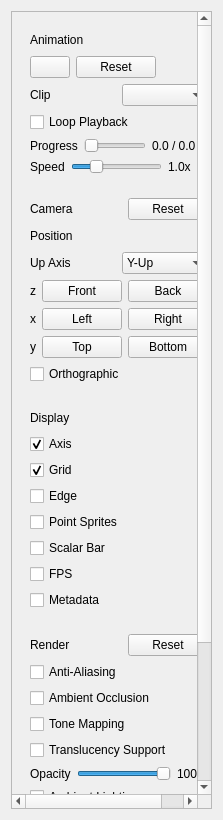
<?xml version="1.0" encoding="UTF-8"?>
<ui version="4.0">
 <class>SidebarWnd</class>
 <widget class="QWidget" name="SidebarWnd">
  <property name="geometry">
   <rect>
    <x>0</x>
    <y>0</y>
    <width>223</width>
    <height>820</height>
   </rect>
  </property>
  <layout class="QGridLayout" name="gridLayout">
   <item row="0" column="0">
    <widget class="QScrollArea" name="scrollArea">
     <property name="widgetResizable">
      <bool>true</bool>
     </property>
     <widget class="QWidget" name="scrollAreaWidgetContents">
      <property name="geometry">
       <rect>
        <x>0</x>
        <y>0</y>
        <width>209</width>
        <height>900</height>
       </rect>
      </property>
      <layout class="QVBoxLayout" name="verticalLayout">
       <item>
        <widget class="QWidget" name="widget_grp_animation" native="true">
         <layout class="QGridLayout" name="gridLayout_2">
          <item row="0" column="0">
           <layout class="QHBoxLayout" name="horizontalLayout">
            <item>
             <widget class="QLabel" name="label_title_ani">
              <property name="text">
               <string>Animation</string>
              </property>
             </widget>
            </item>
            <item>
             <spacer name="horizontalSpacer">
              <property name="orientation">
               <enum>Qt::Orientation::Horizontal</enum>
              </property>
              <property name="sizeHint" stdset="0">
               <size>
                <width>40</width>
                <height>20</height>
               </size>
              </property>
             </spacer>
            </item>
           </layout>
          </item>
          <item row="1" column="0">
           <layout class="QHBoxLayout" name="horizontalLayout_2">
            <item>
             <widget class="QPushButton" name="pushButton_ani_play">
              <property name="text">
               <string/>
              </property>
             </widget>
            </item>
            <item>
             <widget class="QPushButton" name="pushButton_ani_reset">
              <property name="text">
               <string>Reset</string>
              </property>
             </widget>
            </item>
            <item>
             <spacer name="horizontalSpacer_8">
              <property name="orientation">
               <enum>Qt::Orientation::Horizontal</enum>
              </property>
              <property name="sizeHint" stdset="0">
               <size>
                <width>40</width>
                <height>20</height>
               </size>
              </property>
             </spacer>
            </item>
           </layout>
          </item>
          <item row="2" column="0">
           <layout class="QHBoxLayout" name="horizontalLayout_ani_selector">
            <item>
             <widget class="QLabel" name="label_ani_clip">
              <property name="text">
               <string>Clip</string>
              </property>
             </widget>
            </item>
            <item>
             <widget class="QComboBox" name="comboBox_ani_clip"/>
            </item>
           </layout>
          </item>
          <item row="3" column="0">
           <layout class="QHBoxLayout" name="horizontalLayout_ani_loop">
            <item>
             <widget class="QCheckBox" name="checkBox_ani_loop">
              <property name="text">
               <string>Loop Playback</string>
              </property>
             </widget>
            </item>
           </layout>
          </item>
          <item row="4" column="0">
           <layout class="QHBoxLayout" name="horizontalLayout_ani_progress">
            <item>
             <widget class="QLabel" name="label_ani_progress">
              <property name="text">
               <string>Progress</string>
              </property>
             </widget>
            </item>
            <item>
             <widget class="QSlider" name="slider_ani_progress">
              <property name="maximum">
               <number>1000</number>
              </property>
              <property name="value">
               <number>0</number>
              </property>
              <property name="orientation">
               <enum>Qt::Orientation::Horizontal</enum>
              </property>
             </widget>
            </item>
            <item>
             <widget class="QLabel" name="label_ani_progress_val">
              <property name="text">
               <string>0.0 / 0.0</string>
              </property>
              <property name="minimumSize">
               <size>
                <width>56</width>
                <height>0</height>
               </size>
              </property>
             </widget>
            </item>
           </layout>
          </item>
          <item row="5" column="0">
           <layout class="QHBoxLayout" name="horizontalLayout_ani_speed">
            <item>
             <widget class="QLabel" name="label_ani_speed">
              <property name="text">
               <string>Speed</string>
              </property>
             </widget>
            </item>
            <item>
             <widget class="QSlider" name="slider_ani_speed">
              <property name="minimum">
               <number>10</number>
              </property>
              <property name="maximum">
               <number>400</number>
              </property>
              <property name="value">
               <number>100</number>
              </property>
              <property name="orientation">
               <enum>Qt::Orientation::Horizontal</enum>
              </property>
             </widget>
            </item>
            <item>
             <widget class="QLabel" name="label_ani_speed_val">
              <property name="text">
               <string>1.0x</string>
              </property>
              <property name="minimumSize">
               <size>
                <width>40</width>
                <height>0</height>
               </size>
              </property>
             </widget>
            </item>
           </layout>
          </item>
         </layout>
        </widget>
       </item>
       <item>
        <widget class="QWidget" name="widget_grp_camera" native="true">
         <layout class="QGridLayout" name="gridLayout_3">
          <item row="0" column="0">
           <layout class="QHBoxLayout" name="horizontalLayout_3">
            <item>
             <widget class="QLabel" name="label_title_camera">
              <property name="text">
               <string>Camera</string>
              </property>
             </widget>
            </item>
            <item>
             <spacer name="horizontalSpacer_2">
              <property name="orientation">
               <enum>Qt::Orientation::Horizontal</enum>
              </property>
              <property name="sizeHint" stdset="0">
               <size>
                <width>40</width>
                <height>20</height>
               </size>
             </property>
             </spacer>
            </item>
            <item>
             <widget class="QPushButton" name="pushButton_camera_reset">
              <property name="text">
               <string>Reset</string>
              </property>
             </widget>
            </item>
           </layout>
          </item>
          <item row="1" column="0">
           <layout class="QHBoxLayout" name="horizontalLayout_13">
            <item>
             <widget class="QLabel" name="label_camera_reset">
              <property name="text">
               <string>Position</string>
              </property>
             </widget>
            </item>
            <item>
             <spacer name="horizontalSpacer_5">
              <property name="orientation">
               <enum>Qt::Orientation::Horizontal</enum>
              </property>
              <property name="sizeHint" stdset="0">
               <size>
                <width>40</width>
                <height>20</height>
               </size>
              </property>
             </spacer>
            </item>
           </layout>
          </item>
          <item row="2" column="0">
           <layout class="QHBoxLayout" name="horizontalLayout_camera_up">
            <item>
             <widget class="QLabel" name="label_camera_up">
              <property name="text">
               <string>Up Axis</string>
              </property>
             </widget>
            </item>
            <item>
             <widget class="QComboBox" name="comboBox_camera_up">
              <item>
               <property name="text">
                <string>Y-Up</string>
               </property>
              </item>
              <item>
               <property name="text">
                <string>Z-Up</string>
               </property>
              </item>
             </widget>
            </item>
           </layout>
          </item>
          <item row="3" column="0">
           <layout class="QHBoxLayout" name="horizontalLayout_14">
            <item>
             <widget class="QLabel" name="label_camera_front_back_axis">
              <property name="text">
               <string>z</string>
              </property>
             </widget>
            </item>
            <item>
             <widget class="QPushButton" name="pushButton_camera_font">
              <property name="text">
               <string>Front</string>
              </property>
             </widget>
            </item>
            <item>
             <widget class="QPushButton" name="pushButton_camera_back">
              <property name="text">
               <string>Back</string>
              </property>
             </widget>
            </item>
            <item>
             <spacer name="horizontalSpacer_6">
              <property name="orientation">
               <enum>Qt::Orientation::Horizontal</enum>
              </property>
              <property name="sizeHint" stdset="0">
               <size>
                <width>40</width>
                <height>20</height>
               </size>
              </property>
             </spacer>
            </item>
           </layout>
          </item>
          <item row="4" column="0">
           <layout class="QHBoxLayout" name="horizontalLayout_15">
            <item>
             <widget class="QLabel" name="label_camera_left_right_axis">
              <property name="text">
               <string>x</string>
              </property>
             </widget>
            </item>
            <item>
             <widget class="QPushButton" name="pushButton_camera_left">
              <property name="text">
               <string>Left</string>
              </property>
             </widget>
            </item>
            <item>
             <widget class="QPushButton" name="pushButton_camera_right">
              <property name="text">
               <string>Right</string>
              </property>
             </widget>
            </item>
            <item>
             <spacer name="horizontalSpacer_7">
              <property name="orientation">
               <enum>Qt::Orientation::Horizontal</enum>
              </property>
              <property name="sizeHint" stdset="0">
               <size>
                <width>40</width>
                <height>20</height>
               </size>
              </property>
             </spacer>
            </item>
           </layout>
          </item>
          <item row="5" column="0">
           <layout class="QHBoxLayout" name="horizontalLayout_4">
            <item>
             <widget class="QLabel" name="label_camera_top_bottom_axis">
              <property name="text">
               <string>y</string>
              </property>
             </widget>
            </item>
            <item>
             <widget class="QPushButton" name="pushButton_camera_top">
              <property name="text">
               <string>Top</string>
              </property>
             </widget>
            </item>
            <item>
             <widget class="QPushButton" name="pushButton_camera_btm">
              <property name="text">
               <string>Bottom</string>
              </property>
             </widget>
            </item>
            <item>
             <spacer name="horizontalSpacer_9">
              <property name="orientation">
               <enum>Qt::Orientation::Horizontal</enum>
              </property>
              <property name="sizeHint" stdset="0">
               <size>
                <width>40</width>
                <height>20</height>
               </size>
              </property>
             </spacer>
            </item>
           </layout>
          </item>
          <item row="6" column="0">
           <layout class="QHBoxLayout" name="horizontalLayout_camera_projection">
            <item>
             <widget class="QCheckBox" name="checkBox_camera_orthographic">
              <property name="text">
               <string>Orthographic</string>
              </property>
             </widget>
            </item>
           </layout>
          </item>
         </layout>
        </widget>
       </item>
       <item>
        <widget class="QWidget" name="widget_grp_display" native="true">
         <layout class="QGridLayout" name="gridLayout_4">
          <item row="0" column="0">
           <layout class="QHBoxLayout" name="horizontalLayout_5">
            <item>
             <widget class="QLabel" name="label_title_display">
              <property name="text">
               <string>Display</string>
              </property>
             </widget>
            </item>
            <item>
             <spacer name="horizontalSpacer_3">
              <property name="orientation">
               <enum>Qt::Orientation::Horizontal</enum>
              </property>
              <property name="sizeHint" stdset="0">
               <size>
                <width>40</width>
                <height>20</height>
               </size>
              </property>
             </spacer>
            </item>
           </layout>
          </item>
          <item row="1" column="0">
           <layout class="QHBoxLayout" name="horizontalLayout_7">
            <item>
             <widget class="QCheckBox" name="checkBox_display_axis">
              <property name="checked">
               <bool>true</bool>
              </property>
              <property name="text">
               <string>Axis</string>
              </property>
             </widget>
            </item>
           </layout>
          </item>
          <item row="2" column="0">
           <layout class="QHBoxLayout" name="horizontalLayout_7b">
            <item>
             <widget class="QCheckBox" name="checkBox_display_grid">
              <property name="checked">
               <bool>true</bool>
              </property>
              <property name="text">
               <string>Grid</string>
              </property>
             </widget>
            </item>
           </layout>
          </item>
          <item row="3" column="0">
           <layout class="QHBoxLayout" name="horizontalLayout_8">
            <item>
             <widget class="QCheckBox" name="checkBox_display_edge">
              <property name="text">
               <string>Edge</string>
              </property>
             </widget>
            </item>
           </layout>
          </item>
          <item row="4" column="0">
           <layout class="QHBoxLayout" name="horizontalLayout_10">
            <item>
             <widget class="QCheckBox" name="checkBox_display_ponit_sprites">
              <property name="text">
               <string>Point Sprites</string>
              </property>
             </widget>
            </item>
           </layout>
          </item>
          <item row="5" column="0">
           <layout class="QHBoxLayout" name="horizontalLayout_display_scalar_bar">
            <item>
             <widget class="QCheckBox" name="checkBox_display_scalar_bar">
              <property name="text">
               <string>Scalar Bar</string>
              </property>
             </widget>
            </item>
           </layout>
          </item>
          <item row="6" column="0">
           <layout class="QHBoxLayout" name="horizontalLayout_9">
            <item>
             <widget class="QCheckBox" name="checkBox_display_fps">
              <property name="text">
               <string>FPS</string>
              </property>
             </widget>
            </item>
           </layout>
          </item>
          <item row="7" column="0">
           <layout class="QHBoxLayout" name="horizontalLayout_6">
            <item>
             <widget class="QCheckBox" name="checkBox_display_metadata">
              <property name="text">
               <string>Metadata</string>
              </property>
             </widget>
            </item>
           </layout>
          </item>
         </layout>
        </widget>
       </item>
       <item>
        <widget class="QWidget" name="widget_grp_render" native="true">
         <layout class="QGridLayout" name="gridLayout_render">
          <item row="0" column="0">
           <layout class="QHBoxLayout" name="horizontalLayout_render_title">
            <item>
             <widget class="QLabel" name="label_title_render">
              <property name="text">
               <string>Render</string>
              </property>
             </widget>
            </item>
            <item>
             <spacer name="horizontalSpacer_render">
              <property name="orientation">
               <enum>Qt::Orientation::Horizontal</enum>
              </property>
              <property name="sizeHint" stdset="0">
               <size>
                <width>40</width>
                <height>20</height>
               </size>
             </property>
             </spacer>
            </item>
            <item>
             <widget class="QPushButton" name="pushButton_render_reset">
              <property name="text">
               <string>Reset</string>
              </property>
             </widget>
            </item>
           </layout>
          </item>
          <item row="1" column="0">
           <layout class="QHBoxLayout" name="horizontalLayout_render_aa">
            <item>
             <widget class="QCheckBox" name="checkBox_render_anti_aliasing">
              <property name="text">
               <string>Anti-Aliasing</string>
              </property>
             </widget>
            </item>
           </layout>
          </item>
          <item row="2" column="0">
           <layout class="QHBoxLayout" name="horizontalLayout_render_ao">
            <item>
             <widget class="QCheckBox" name="checkBox_render_ambient_occlusion">
              <property name="text">
               <string>Ambient Occlusion</string>
              </property>
             </widget>
            </item>
           </layout>
          </item>
          <item row="3" column="0">
           <layout class="QHBoxLayout" name="horizontalLayout_render_tonemap">
            <item>
             <widget class="QCheckBox" name="checkBox_render_tone_mapping">
              <property name="text">
               <string>Tone Mapping</string>
              </property>
             </widget>
            </item>
           </layout>
          </item>
          <item row="4" column="0">
           <layout class="QHBoxLayout" name="horizontalLayout_render_translucency">
            <item>
             <widget class="QCheckBox" name="checkBox_render_translucency">
              <property name="text">
               <string>Translucency Support</string>
              </property>
             </widget>
            </item>
           </layout>
          </item>
          <item row="5" column="0">
           <layout class="QHBoxLayout" name="horizontalLayout_render_opacity">
            <item>
             <widget class="QLabel" name="label_render_opacity">
              <property name="text">
               <string>Opacity</string>
              </property>
             </widget>
            </item>
            <item>
             <widget class="QSlider" name="slider_render_opacity">
              <property name="maximum">
               <number>100</number>
              </property>
              <property name="value">
               <number>100</number>
              </property>
              <property name="orientation">
               <enum>Qt::Orientation::Horizontal</enum>
              </property>
             </widget>
            </item>
            <item>
             <widget class="QLabel" name="label_render_opacity_val">
              <property name="text">
               <string>100%</string>
              </property>
             </widget>
            </item>
           </layout>
          </item>
          <item row="6" column="0">
           <layout class="QHBoxLayout" name="horizontalLayout_render_ambient">
            <item>
             <widget class="QCheckBox" name="checkBox_render_hdri_ambient">
              <property name="text">
               <string>Ambient Lighting</string>
              </property>
             </widget>
            </item>
           </layout>
          </item>
          <item row="7" column="0">
           <layout class="QHBoxLayout" name="horizontalLayout_render_skybox">
            <item>
             <widget class="QCheckBox" name="checkBox_render_skybox">
              <property name="text">
               <string>Skybox Background</string>
              </property>
             </widget>
            </item>
           </layout>
          </item>
          <item row="8" column="0">
           <layout class="QHBoxLayout" name="horizontalLayout_render_volume">
            <item>
             <widget class="QCheckBox" name="checkBox_render_volume">
              <property name="text">
               <string>Volume Rendering</string>
              </property>
             </widget>
            </item>
           </layout>
          </item>
          <item row="9" column="0">
           <layout class="QHBoxLayout" name="horizontalLayout_render_blur">
            <item>
             <widget class="QCheckBox" name="checkBox_render_background_blur">
              <property name="text">
               <string>Background Blur</string>
              </property>
             </widget>
            </item>
           </layout>
          </item>
         </layout>
        </widget>
       </item>
       <item>
        <widget class="QWidget" name="widget_grp_keys" native="true">
         <layout class="QGridLayout" name="gridLayout_5">
          <item row="0" column="0">
           <layout class="QHBoxLayout" name="horizontalLayout_keys_header">
            <property name="spacing">
             <number>6</number>
            </property>
            <item>
             <widget class="QLabel" name="label_title_keys">
              <property name="text">
               <string>Keys</string>
              </property>
             </widget>
            </item>
            <item>
             <spacer name="horizontalSpacer_keys_header">
              <property name="orientation">
               <enum>Qt::Orientation::Horizontal</enum>
              </property>
              <property name="sizeHint" stdset="0">
               <size>
                <width>20</width>
                <height>20</height>
               </size>
              </property>
             </spacer>
            </item>
            <item>
             <widget class="QToolButton" name="toolButton_keys_toggle">
              <property name="text">
               <string>Show</string>
              </property>
              <property name="checkable">
               <bool>true</bool>
              </property>
              <property name="checked">
               <bool>false</bool>
              </property>
              <property name="toolButtonStyle">
               <enum>Qt::ToolButtonTextOnly</enum>
              </property>
             </widget>
            </item>
           </layout>
          </item>
          <item row="1" column="0">
           <widget class="QWidget" name="widget_keys_content" native="true">
            <layout class="QVBoxLayout" name="verticalLayout_keys">
             <property name="leftMargin">
              <number>4</number>
             </property>
             <property name="topMargin">
              <number>0</number>
             </property>
             <property name="rightMargin">
              <number>0</number>
             </property>
             <property name="bottomMargin">
              <number>0</number>
             </property>
             <property name="spacing">
              <number>4</number>
             </property>
             <item>
              <widget class="QLabel" name="label_keys">
               <property name="text">
                <string/>
               </property>
               <property name="wordWrap">
                <bool>true</bool>
               </property>
               <property name="textInteractionFlags">
                <set>Qt::TextSelectableByMouse</set>
               </property>
              </widget>
             </item>
            </layout>
           </widget>
          </item>
         </layout>
        </widget>
       </item>
       <item>
        <spacer name="verticalSpacer">
         <property name="orientation">
          <enum>Qt::Orientation::Vertical</enum>
         </property>
         <property name="sizeHint" stdset="0">
          <size>
           <width>20</width>
           <height>180</height>
          </size>
         </property>
        </spacer>
       </item>
      </layout>
     </widget>
    </widget>
   </item>
  </layout>
 </widget>
 <resources/>
 <connections/>
</ui>
